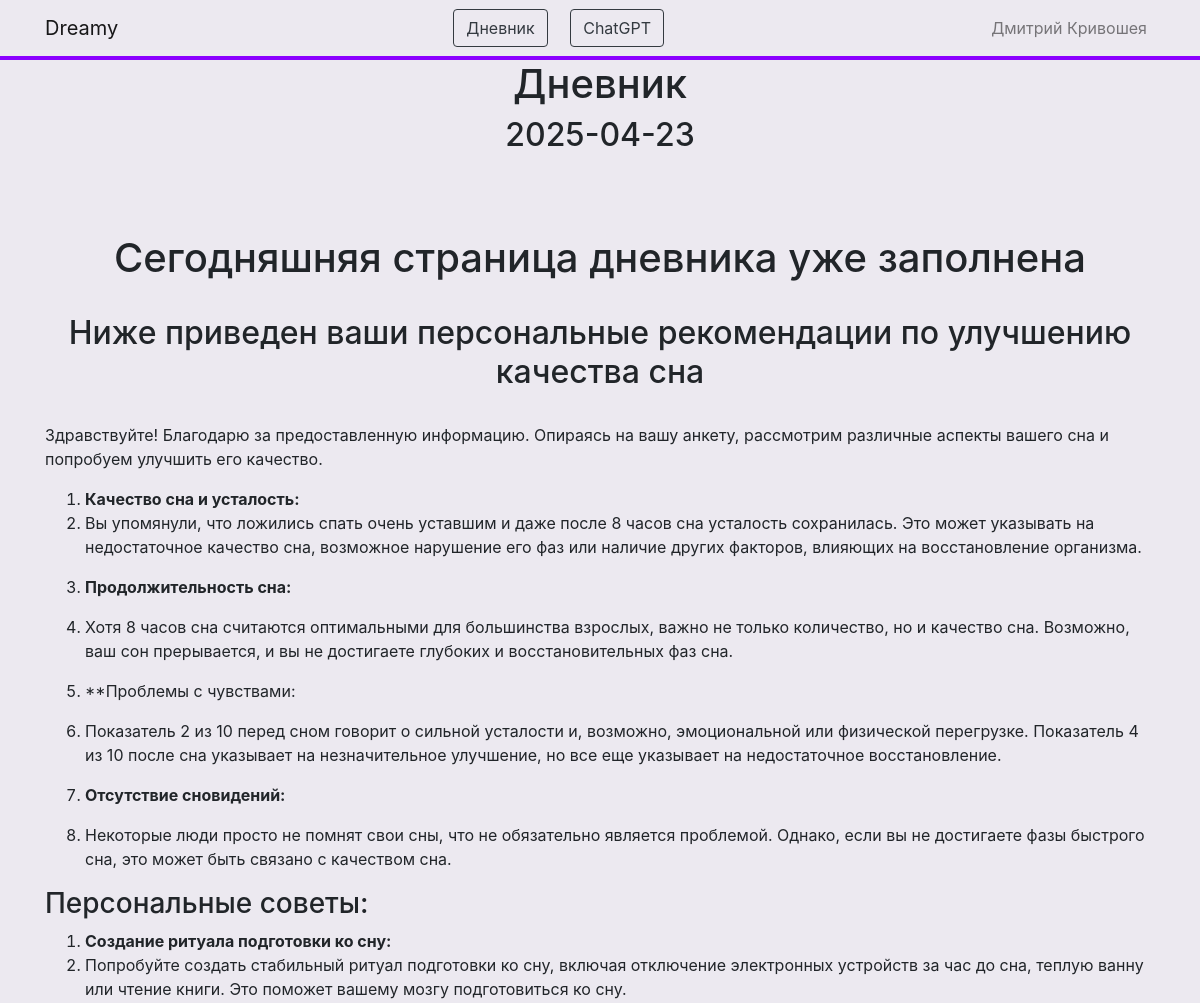
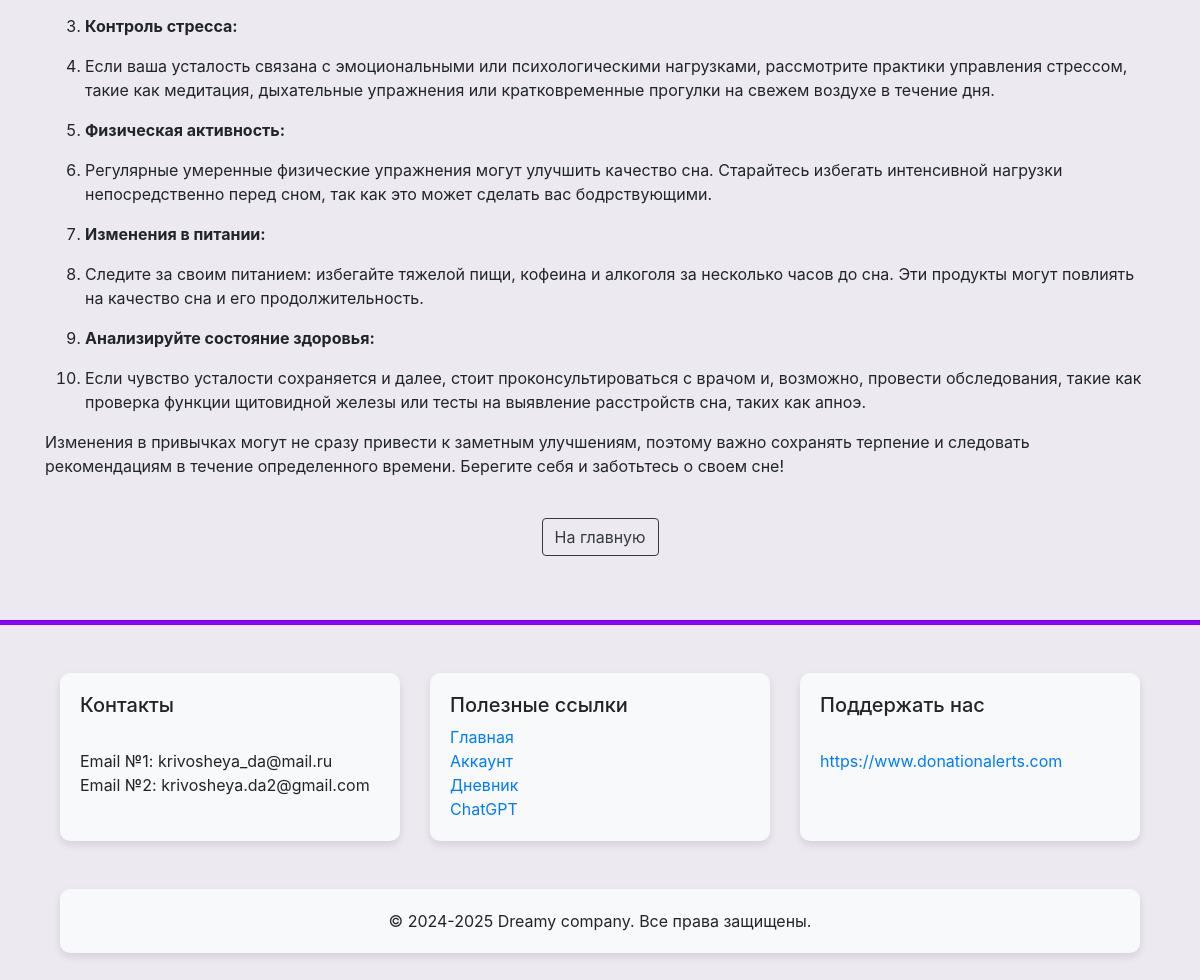
/diary_start (signed in), run on the app's committed database (2 pictures, top to bottom).
### data/user.py (models this page shows, shortened)
class User(SqlAlchemyBase, UserMixin, SerializerMixin):
    __tablename__ = 'user'
    id = sqlalchemy.Column(sqlalchemy.Integer, primary_key=True, autoincrement=True)
    uuid = sqlalchemy.Column(UUID(as_uuid=True), default=uuid.uuid4)
    def get_data(self, db_sess=None):
        if not db_sess:
            db_sess = db_session.create_session()
        user_data = db_sess.query(UserData).get(self.uuid)
        return user_data

### data/user_data.py (models this page shows)
class UserData(SqlAlchemyBase, SerializerMixin):
    __tablename__ = "user_data"
    uuid = sqlalchemy.Column(UUID(as_uuid=True), default=uuid.uuid4, primary_key=True)
    first_name = sqlalchemy.Column(sqlalchemy.String)
    last_name = sqlalchemy.Column(sqlalchemy.String)
    email = sqlalchemy.Column(sqlalchemy.String)
    gender = sqlalchemy.Column(sqlalchemy.String)
    date_of_birthday = sqlalchemy.Column(sqlalchemy.Date)
    is_admin = sqlalchemy.Column(sqlalchemy.Boolean, default=False)
    is_boss = sqlalchemy.Column(sqlalchemy.Boolean, default=False)
    date_of_creation = sqlalchemy.Column(sqlalchemy.DateTime, default=datetime.datetime.now)
    recommendation = sqlalchemy.Column(sqlalchemy.String)

### data/diary.py (models this page shows)
class Diary(SqlAlchemyBase, SerializerMixin):
    __tablename__ = 'diary'
    uuid = sqlalchemy.Column(UUID(as_uuid=True), default=uuid.uuid4, primary_key=True)
    try:
        user = sqlalchemy.Column(UUID(as_uuid=True), default=current_user.uuid)
    except Exception as err:
        user = sqlalchemy.Column(UUID(as_uuid=True))
    day = sqlalchemy.Column(sqlalchemy.Date, default=datetime.date.today())
    brief_notes = sqlalchemy.Column(sqlalchemy.Text)
    sleep_start = sqlalchemy.Column(sqlalchemy.Time)
    sleep_end = sqlalchemy.Column(sqlalchemy.Time)
    sleep_imagination = sqlalchemy.Column(sqlalchemy.Text)
    condition_before = sqlalchemy.Column(sqlalchemy.Integer)
    condition_after = sqlalchemy.Column(sqlalchemy.Integer)
    result = sqlalchemy.Column(sqlalchemy.Text)

### main.py (the view)
@app.route("/diary_start")
@login_required
def diary_start():
    db_sess = db_session.create_session()
    is_completed = len(db_sess.query(Diary).filter(Diary.day == datetime.date.today(), Diary.user == current_user.uuid).all()) > 0
    if is_completed:
        db_sess = db_session.create_session()
        diary = db_sess.query(Diary).filter(Diary.user == current_user.uuid, Diary.day == datetime.date.today()).first()
        return render_template("diary_start.html", date=datetime.date.today(), is_completed=is_completed, diary=diary)
    else:
        return render_template("diary_start.html", date=datetime.date.today(), is_completed=is_completed)

### data/db_session.py (called while the page is built)
def create_session() -> Session:
    global __factory
    return __factory()

### main.py (called while the page is built)
@login_manager.user_loader
def load_user(user_id):
    db_sess = db_session.create_session()
    user = db_sess.query(User).get(user_id)
    return user

### templates/diary_start.html (shortened to what this page needs)
{% extends "base.html" %}
{% block content %}
<link rel="stylesheet" href="{{ url_for('static', filename='css/base.css') }}">
<div class="container">
    <h1 align="center">Дневник</h1>
    <h2 align="center">{{ date }}</h2>
    <br><br><br>
    {% if is_completed %}
    <h1 align="center">Сегодняшняя страница дневника уже заполнена</h1>
    <br>
    <h2 align="center">Ниже приведен ваши персональные рекомендации по улучшению качества сна</h2>
    <br>
    <div>{{ diary.result | safe }}</div>
    <br>
    <center>
    <a class="btn btn btn-outline-dark btn-animated" href="/">На главную</a>
    </center>
    {% endif %}
</div>
{% endblock %}

### templates/base.html (shortened to what this page needs)
<!DOCTYPE html>
<html lang="en" xmlns="http://www.w3.org/1999/html">
<head>
    <link rel="stylesheet" href="{{ url_for('static', filename='css/base.css') }}">
    <link rel="stylesheet" href="{{ url_for('static', filename='css/account.css') }}">
    <link rel="stylesheet" href="https://stackpath.bootstrapcdn.com/bootstrap/4.5.2/css/bootstrap.min.css">
</head>
<body>
    <nav class="navbar navbar-expand-lg navbar-light">
        <div class="container">
            <a class="navbar-brand" href="/">Dreamy</a>
			{% if current_user.is_authenticated %}
                <p class="navbar-nav ml-auto">
					<a class="btn btn btn-outline-dark btn-animated ml-auto" href="/diary_start">Дневник</a>
					<a class="btn btn btn-outline-dark btn-animated ml-auto" href="/chat_gpt">ChatGPT</a>
				</p>
            {% endif %}
            {% if current_user.is_authenticated %}
                <div class="navbar-nav ml-auto">
                    <div class="nav-item">
                        <a class="nav-link custom-account-btn" href="/account">{{ current_user.get_data().first_name }} {{ current_user.get_data().last_name }}</a>
                    </div>
                </div>
            {% else %}
                <p class="navbar-nav ml-auto">
                    <a class="btn btn btn-outline-dark btn-animated" href="/register">Зарегистрироваться</a>
					&nbsp&nbsp&nbsp&nbsp&nbsp
                    <a class="btn btn btn-outline-dark btn-animated" href="/login">Войти</a>
                </p>
            {% endif %}
        </div>
    </nav>
    {% block content %}{% endblock %}
</body>
<footer class="footer py-5">
	<hr color="#8b00ff" style="height: 4px">
    <div class="container">
		<div class="container mt-5">
			<div class="row">
				<div class="col-md-4">
					<div class="custom-container">
						<div style="width: 400px;">
							<h5>Контакты</h5>
							<br>
                			<a>Email №1: krivosheya_da@mail.ru</a>
							<br>
							<a>Email №2: krivosheya.da2@gmail.com</a>
							<br>
                            <br>
						</div>
					</div>
				</div>
				<div class="col-md-4">
					<div class="custom-container">
						<div style="width: 400px;">
							<h5>Полезные ссылки</h5>
							<a href="/">Главная</a>
							<br>
							<a href="/account">Аккаунт</a>
							<br>
							<a href="/diary_start">Дневник</a>
                            <br>
							<a href="/chat_gpt">ChatGPT</a>
						</div>
					</div>
				</div>
				<div class="col-md-4">
					<div class="custom-container">
						<div style="width: 400px;">
							<h5>Поддержать нас</h5>
							<br>
                			<a href="https://www.donationalerts.com/r/dima123kr">https://www.donationalerts.com</a>
                            <br>
							<br>
							<br>
						</div>
					</div>
				</div>
			</div>
		</div>
        <div class="container mt-5">
			<div class="row">
				<div class="col-md-12">
					<div class="custom-container">
						<center>
							<a>&copy; 2024-2025 Dreamy company. Все права защищены.</a>
						</center>
					</div>
				</div>
			</div>
		</div>
    </div>
</footer>

### static/css/base.css (style rules this page uses)
.navbar { border-width: 2px; border-bottom: 4px #8b00ff solid; background-color: #ece9f0; }
body { background: #ece9f0; }

### static/css/account.css (style rules this page uses)
.custom-container { padding: 20px; background-color: #f8f9fa; border-radius: 10px; box-shadow: 0 4px 8px rgba(0, 0, 0, 0.1); margin-top: 0; }

### data on the page
User: get_data "Дмитрий", get_data "Кривошея"
Diary: result "Здравствуйте! Благодарю за предоставленную информацию. Опираясь на вашу анкету, рассмотрим различные аспекты вашего сна и попробуем улучшить его качество. Качество сна и усталость: Вы упомянули, что ложились спать очень уставшим и даже после 8 часов сна усталость сохранилась. Это может указывать на недостаточное качество сна, возможное нарушение его фаз или наличие других факторов, влияющих на восстановление организма. Продолжительность сна: Хотя 8 часов сна считаются оптимальными для большинства взрослых, важно не только количество, но и качество сна. Возможно, ваш сон прерывается, и вы не достигаете глубоких и восстановительных фаз сна. **Проблемы с чувствами: Показатель 2 из 10 перед…"
